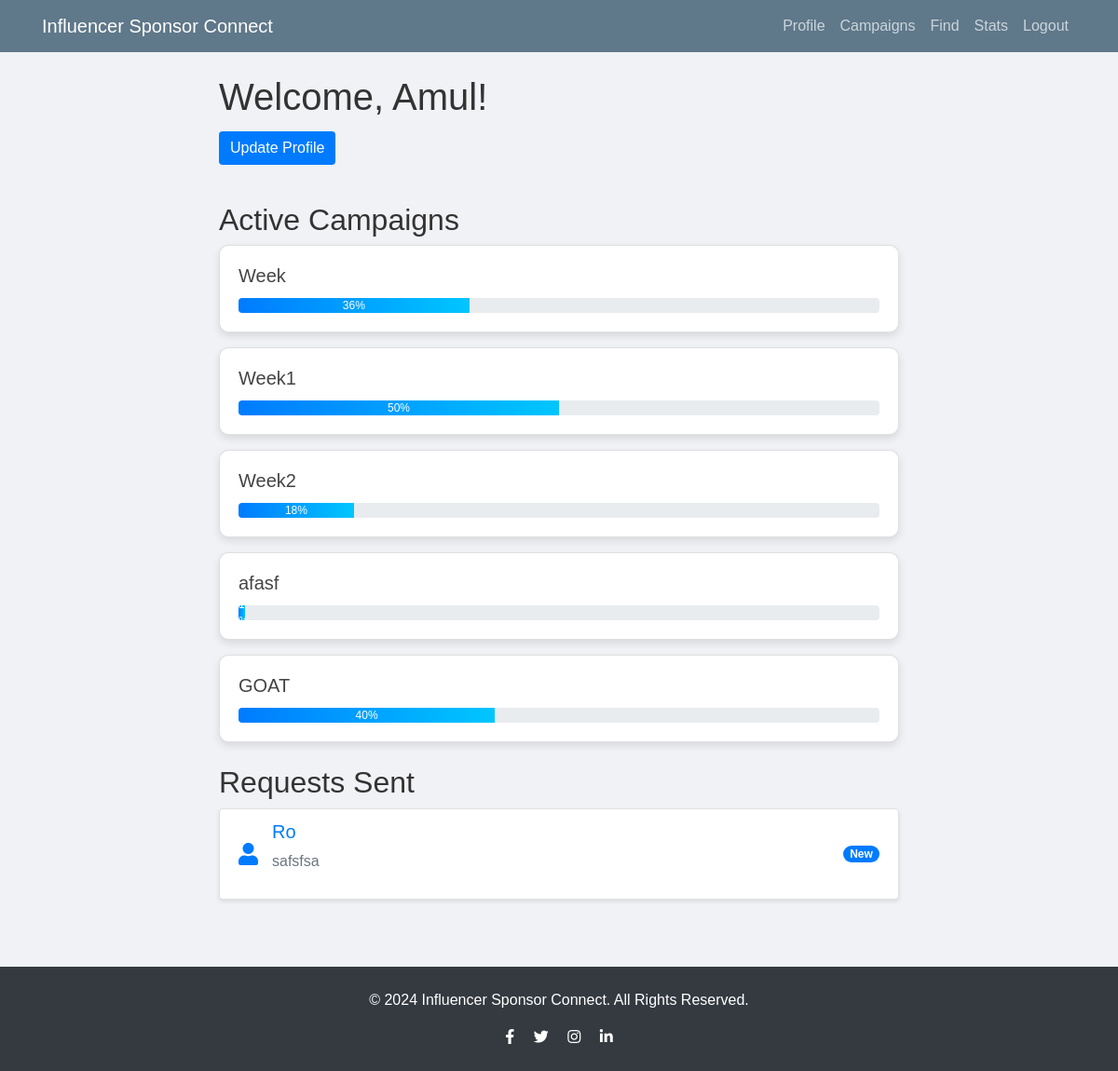
The app's page /sprofile (signed in) with its own data.
### Flask/models.py (models this page shows)
class User(db.Model,UserMixin):
    id = db.Column(db.Integer, primary_key=True)
    username = db.Column(db.String(50), unique=True, nullable=False)
    password = db.Column(db.String(100), nullable=False)
    role = db.Column(db.String(20), nullable=False)  # 'sponsor' or 'influencer' or 'admin'
    company_name = db.Column(db.String(100))  # Only for sponsors
    name = db.Column(db.String(100))  # Only for infl
    category = db.Column(db.String(50))  # For influencers: category
    niche = db.Column(db.String(50))  # For influencers: niche
    reach = db.Column(db.Integer)  # For influencers: reach
    budget = db.Column(db.Float)
    platforms = db.Column(db.String(120))  # Store platforms as comma-separated string
    blacklist = db.Column(db.Boolean(),default=False)

class Campaign(db.Model,UserMixin):
    __tablename__ = 'campaigns'
    id = db.Column(db.Integer, primary_key=True)
    user_id = db.Column(db.Integer, db.ForeignKey('user.id'), nullable=False)  # Added user_id
    campaign_name = db.Column(db.String(120), nullable=False)
    category = db.Column(db.String(80))
    budget = db.Column(db.Float)
    status = db.Column(db.String(80))
    products = db.Column(db.String(200))
    goals = db.Column(db.String(200))
    progress = db.Column(db.Integer)
    start_date = db.Column(db.Date)
    end_date = db.Column(db.Date)
    ad_requests = db.relationship('AdRequest', back_populates='campaign', cascade="all, delete-orphan")
    sponsor = db.relationship('User', backref=db.backref('campaigns', lazy=True))

class AdRequest(db.Model,UserMixin):
    __tablename__ = 'ad_requests'
    id = db.Column(db.Integer, primary_key=True)
    campaign_id = db.Column(db.Integer, db.ForeignKey('campaigns.id'), nullable=False)
    ad_name = db.Column(db.String(120), nullable=False)
    description = db.Column(db.Text, nullable=False)
    budget = db.Column(db.Float, nullable=False)
    goal = db.Column(db.String(120), nullable=False)
    influencer_name = db.Column(db.String(100), nullable=True)
    status = db.Column(db.String(120), nullable=False)
    campaign = db.relationship('Campaign', back_populates='ad_requests')
    user_id = db.Column(db.Integer, db.ForeignKey('user.id'), nullable=False)
    sponsor = db.relationship('User', backref=db.backref('ad_requests', lazy=True))

### Flask/routes.py (the view)
@app.route("/sprofile",methods=['GET','POST'])
@login_required
def sprofile():
    user_id = session.get('user_id')
    if not user_id:
        return render_template('landing_page.html')
    user = User.query.get_or_404(user_id)
    if user.role == 'influencer':
        return redirect(url_for('iprofile'))
    if 'user_id' in session:
        sponsor_id = session['user_id']
        sponsor = User.query.filter_by(id=sponsor_id, role='sponsor').first()
        if sponsor:
            new_requests = AdRequest.query.filter_by(status='NIL' , user_id=sponsor_id).all()
            active_campaigns = Campaign.query.filter_by( user_id=sponsor_id).all()
            sponsor_profile_data = {
                'username':sponsor.username,
                'name': sponsor.company_name,
                'category':sponsor.category,
                'active_campaigns': [{'id': campaign.id, 'name': campaign.campaign_name, 'progress': campaign.progress} for campaign in active_campaigns],
                'new_requests': [{'id': request.id, 'influencer_name': request.influencer_name, 'ad_details': request.ad_name} for request in new_requests]
            }
            return render_template('Sprofile.html', sponsor_profile=sponsor_profile_data)
        else:
            return "Sponsor not found."
    else:
        return "Please log in as a sponsor."

### Flask/__init__.py (called while the page is built)
@login_manager.user_loader
def load_user(user_id):
    from Flask.models import User
    return User.query.get(int(user_id))

### Flask/templates/Sprofile.html (shortened to what this page needs)
{% extends "layout.html" %}
{% block content %}
    <h1>Welcome, {{ sponsor_profile.name }}!</h1>
    <button type="button" class="btn btn-primary mb-3" data-toggle="modal" data-target="#updateProfileModal">
        Update Profile
    </button>
    <div class="my-4">
        <h2>Active Campaigns</h2>
        {% for campaign in sponsor_profile.active_campaigns %}
            <div class="card mb-3">
                <div class="card-body">
                    <h5 class="card-title">{{ campaign.name }}</h5>
                    <div class="progress">
                        <div class="progress-bar" role="progressbar" style="width: {{ campaign.progress }}%;" aria-valuenow="{{ campaign.progress }}" aria-valuemin="0" aria-valuemax="100">{{ campaign.progress }}%</div>
                    </div>
                </div>
            </div>
        {% endfor %}
    </div>
    <div class="my-4">
        <h2>Requests Sent</h2>
        <ul class="list-group">
            {% for request in sponsor_profile.new_requests %}
                <li class="list-group-item d-flex justify-content-between align-items-center">
                    <div class="d-flex align-items-center">
                        <i class="icon fas fa-user"></i>
                        <div>
                            <h5>{{ request.influencer_name }}</h5>
                            <p>{{ request.ad_details }}</p>
                        </div>
                    </div>
                    <span class="badge badge-primary badge-pill">New</span>
                </li>
            {% endfor %}
        </ul>
    </div>
{% endblock %}

### Flask/static/main.css (style rules this page uses)
body { background: #fafafa; color: #333333; margin-top: 5rem; }
h1, h2, h3, h4, h5, h6 { color: #444444; }

### Flask/templates/Sprofile.html (style rules this page uses)
body { background: #f0f2f5; font-family: 'Poppins', sans-serif; }
h1, h2 { color: #333; }
.btn-primary { background: #007bff; border: none; transition: background 0.3s ease; }
.card { border-radius: 10px; box-shadow: 0 4px 8px rgba(0, 0, 0, 0.1); transition: transform 0.3s ease; }
.progress-bar { background: linear-gradient(90deg, #007bff, #00c6ff); }
.btn { margin: 5px 0; }
.list-group-item { border: 1px solid #e0e0e0; border-radius: 8px; box-shadow: 0 2px 4px rgba(0, 0, 0, 0.1); transition: transform 0.3s ease; }
.list-group-item h5 { color: #007bff; }
.list-group-item p { color: #6c757d; }
.icon { font-size: 24px; color: #007bff; margin-right: 15px; }

### records on screen
User: name "Amul"
Campaign: name "Week", progress "36"
Campaign: name "Week1", progress "50"
Campaign: name "Week2", progress "18"
Campaign: name "afasf", {{ campaign.progress }} 1 (drawn)
Campaign: name "GOAT", progress "40"
AdRequest: influencer_name "Ro", ad_details "safsfsa"
